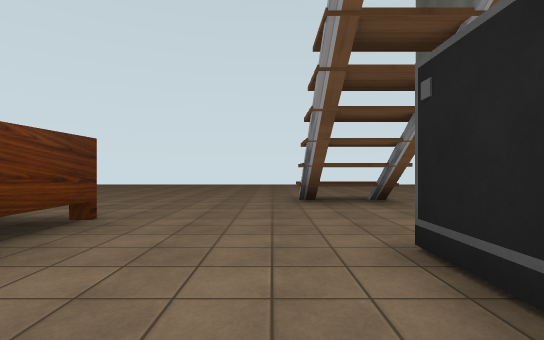
View 1 (above)

21 first-person views from a walk through a scene from a Unity 3-D project. The camera is 1.3 m above the floor, looks level and sees 85° across. The floor is counted in squares, 2 m on a side. Each view is taken from the middle of a square. On the plan, view 1 faces up. The plan holds only what a view shows up to about 9 squares ahead; the rest is blank. The player is left out. Some surface patterns are stand-ins.

View 2
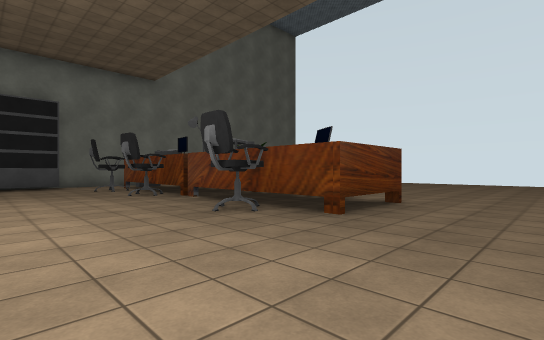

View 3
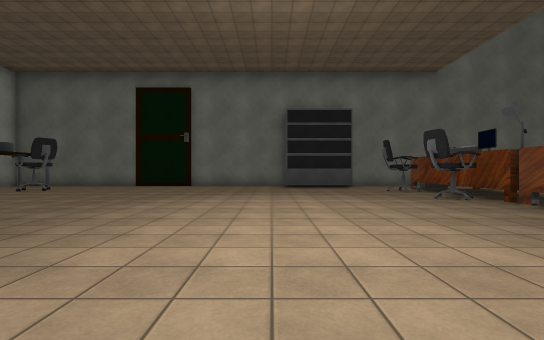

View 4
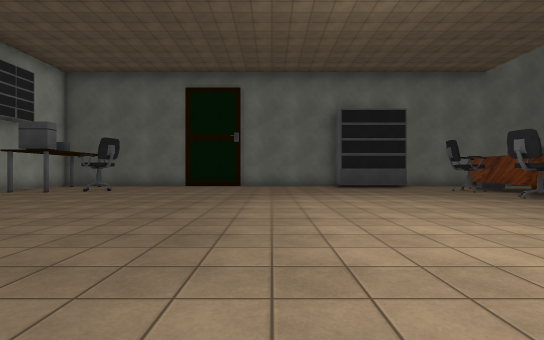

View 5
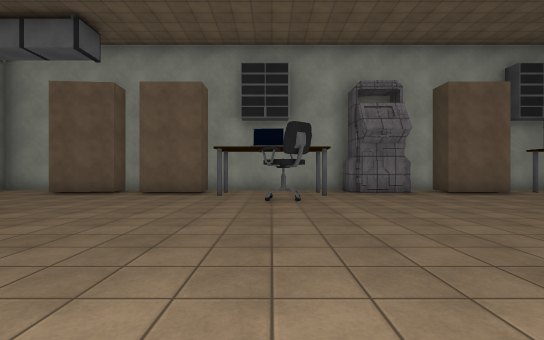

View 6
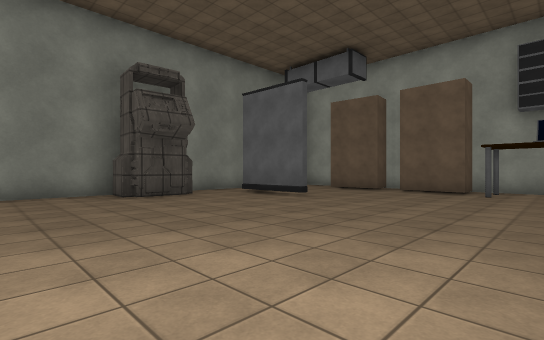

View 7
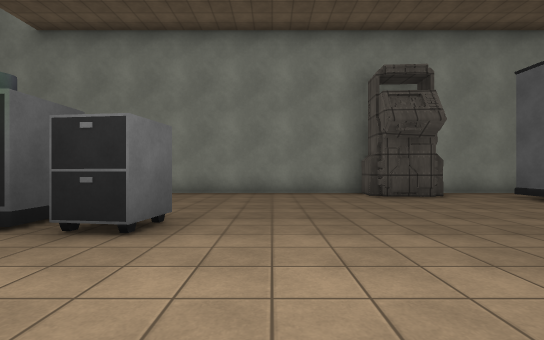

View 8
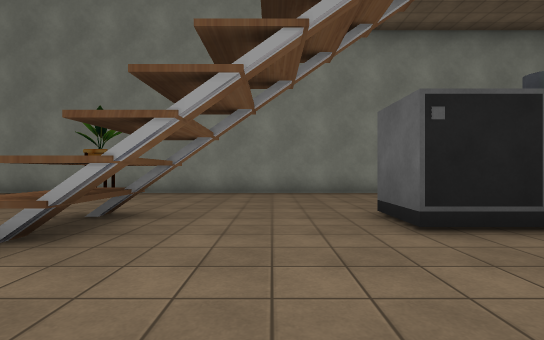

View 9
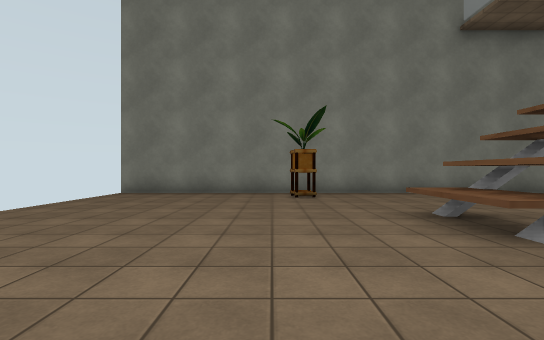

View 10
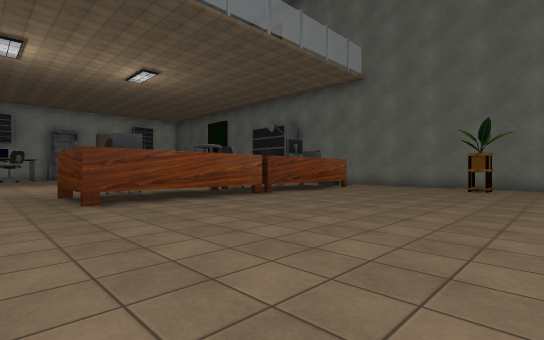

View 11
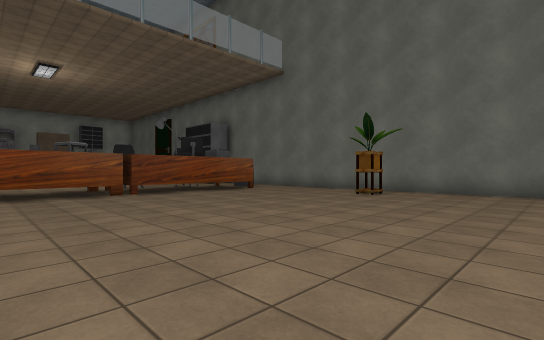

View 12
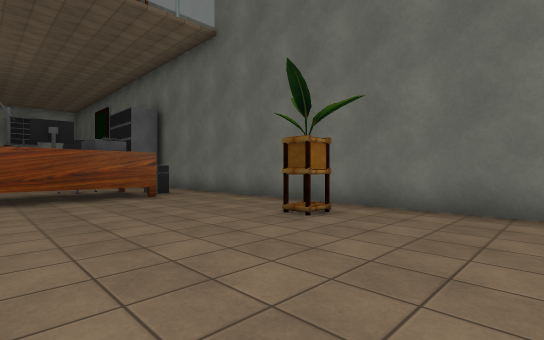

View 13
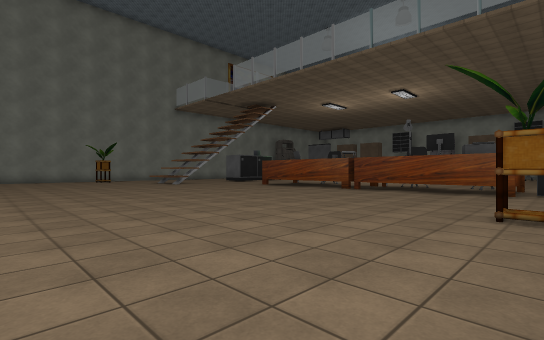

View 14
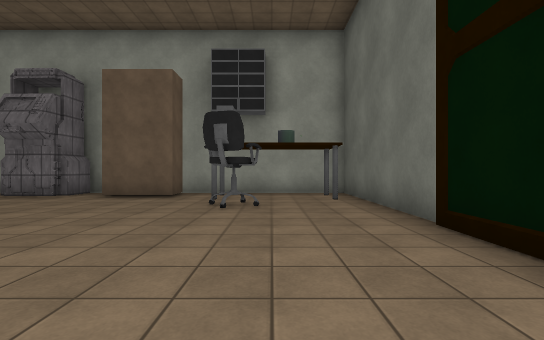

View 15
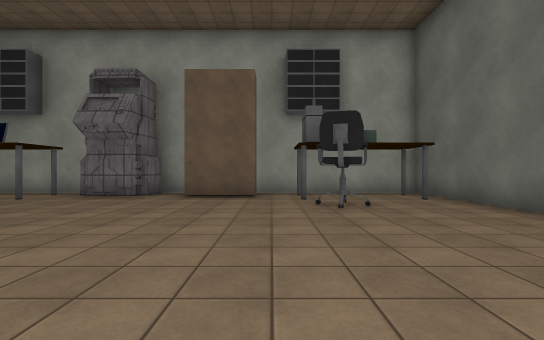

View 16
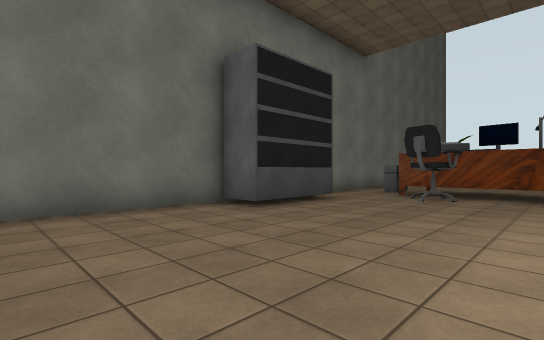

View 17
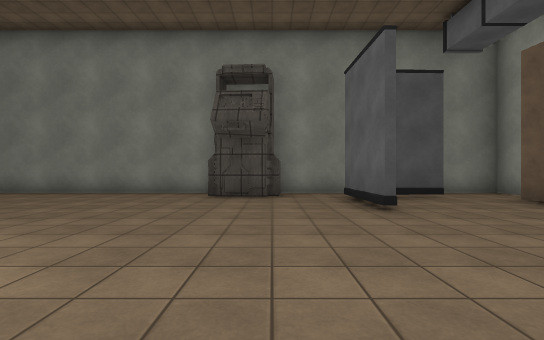

View 18
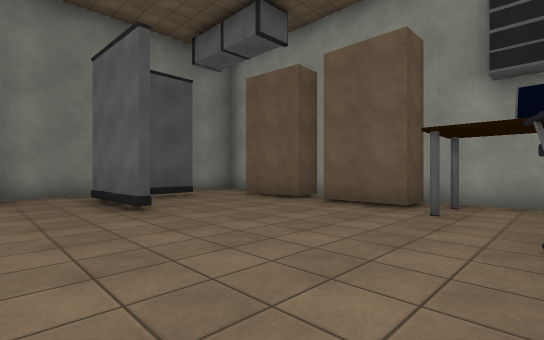

View 19
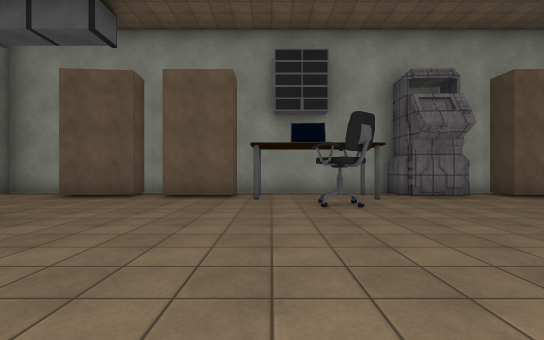

View 20
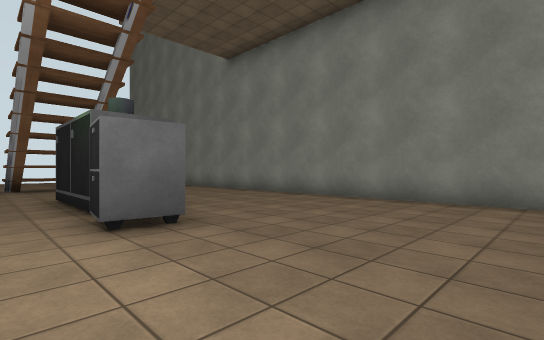

View 21
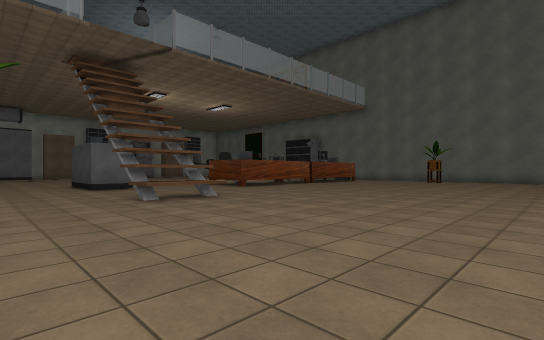

### Floor plan
Key: @ floor where view 1 was taken; # wall or solid block; . floor; ^ raised ledge; T thing the floor can be seen under or through; L laptop; C chair; S shelf; P printer; A cabinet; N plant; M computer; O other object.
Columns run from 13 left of view 1 to 7 right of it. Each row starts with its distance up from view 1.
 13  ...................
 12 #...................#
 11 #...................#
 10 #...................#
  9 #...................#
  8 #N................N.#
  7 #.............^^....#
  6 #.............TT....#
  5 #...................#
  4 #.#TTTTTTTT.........#
  3 #M#P###   T.........#
  2 #.########L...#O....#
  1  ..C.C...C....# ....#
  0  #...........@##....#
 -1 ##............AA....#
 -2 #S..................#
 -3 #...................#
 -4 #...................#
 -5 #...................#
 -6 #.................###
 -7 #.................#O#
 -8 O...................#
 -9 #...............###.#
-10 #..C.......C......#.#
-11 #..C.......C........#
-12 #O.O.O....O.O.O.O...#
-13 #O.O. #O ....# .# ..#
-14 #####################

Positions as (right, up) in squares from view 1, and headings:
1: (0, 0), facing up
2: (0, -2), facing up-left
3: (-1, -3), facing left
4: (-1, -5), facing left
5: (-2, -4), facing down
6: (-2, -3), facing down-right
7: (-2, -3), facing right
8: (-2, 4), facing right
9: (-2, 9), facing right
10: (-1, 10), facing down-left
11: (-4, 12), facing down-left
12: (-8, 11), facing down-left
13: (-12, 13), facing down-right
14: (-11, -5), facing down
15: (-9, -5), facing down
16: (-8, -6), facing up-left
17: (-2, -7), facing right
18: (-2, -7), facing down-right
19: (-1, -5), facing down
20: (0, -5), facing up-right
21: (5, 13), facing down-left
